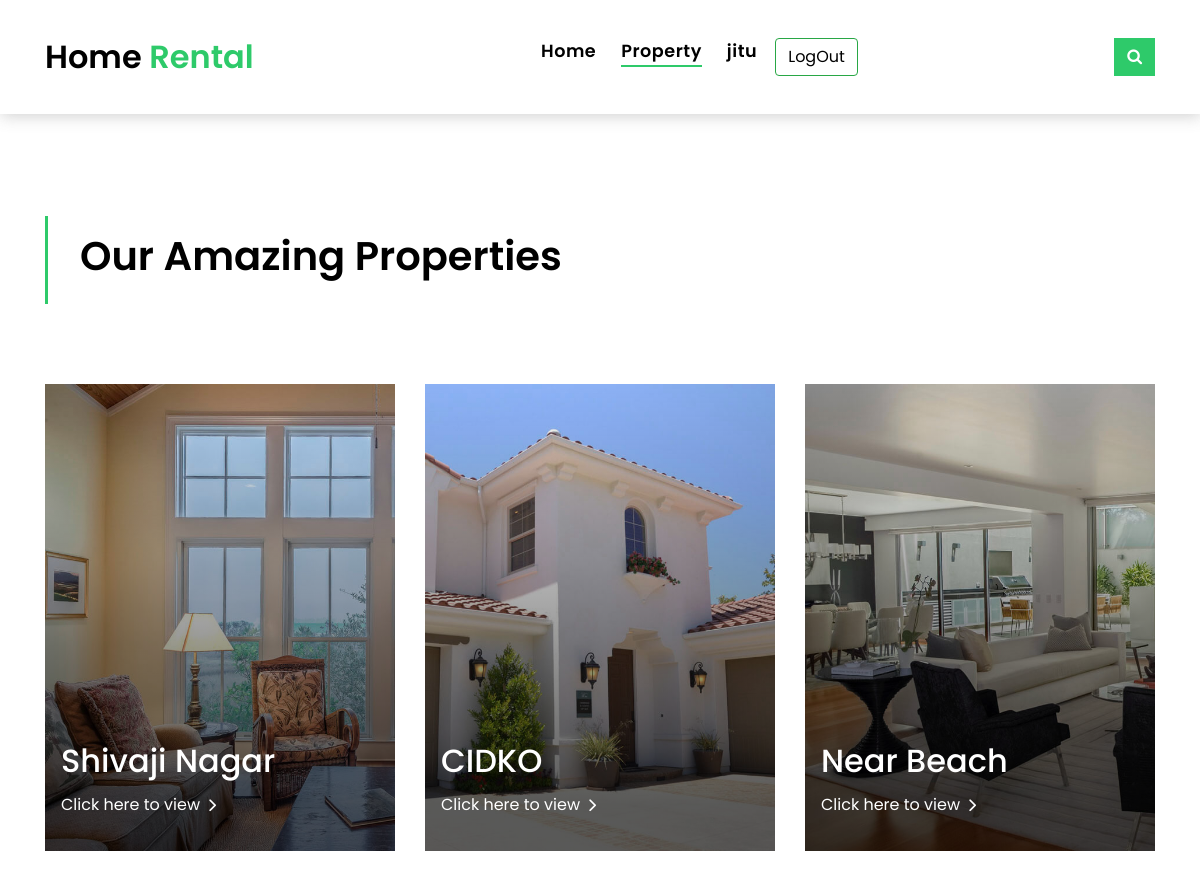
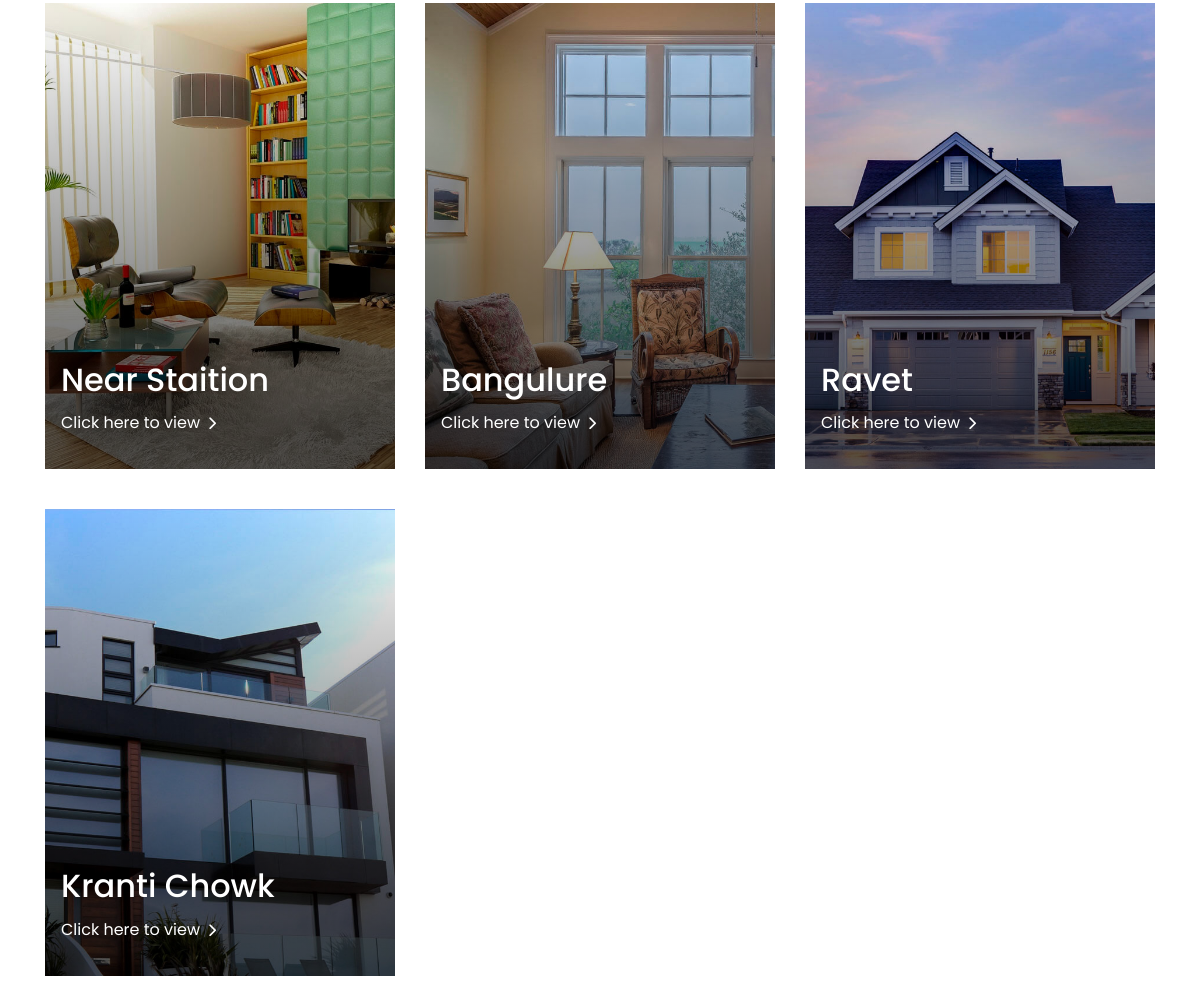
Page /Property/seeproperty (signed in) on the committed database (2 pictures, top to bottom).
### Property/models.py (models this page shows)
class property(models.Model):
    property_owner=models.ForeignKey(User,on_delete=models.CASCADE)
    p_dp=models.ImageField(upload_to="Property_dp",default="Media/home.png")
    area=models.IntegerField(max_length=5)
    room=models.IntegerField(max_length=2)
    city=models.CharField(max_length=25)
    location=models.CharField(max_length=25)
    about_property=models.CharField(max_length=100)
    type=models.CharField(max_length=20)
    status=models.BooleanField(default=False)
    price=models.IntegerField(blank=True,default=0)

### Property/views.py (the view)
# urls.py: path('/seeproperty',views.seeproperty,name="seeproperty"),
def seeproperty(request):
    data = property.objects.all()
    print(data)
    print(type(data[0].id))
    return render(request,'property-grid.html',{'data':data})

### Templates/property-grid.html (shortened to what this page needs)
{% extends 'base.html' %}
{% block content %}
<!DOCTYPE html>
<html lang="en">
<head>
  <link href="../Static/vendor/bootstrap/css/bootstrap.min.css" rel="stylesheet">
  <link href="../Static/vendor/ionicons/css/ionicons.min.css" rel="stylesheet">
  <link href="../Static/vendor/animate.css/animate.min.css" rel="stylesheet">
  <link href="../Static/vendor/font-awesome/css/font-awesome.min.css" rel="stylesheet">
  <link href="../Static/vendor/owl.carousel/assets/owl.carousel.min.css" rel="stylesheet">
  <link href="../Static/css/style.css" rel="stylesheet">1
</head>
<body>
  <main id="main">
    <section class="intro-single">
      <div class="container">
        <div class="row">
          <div class="col-md-12 col-lg-8">
            <div class="title-single-box">
              <h1 class="title-single">Our Amazing Properties</h1>
            </div>
          </div>
        </div>
      </div>
    </section>
    <section class="property-grid grid">
      <div class="container">
        <div class="row">
          <div class="col-sm-12">
          </div>
          {%for data in data%}
          <div class="col-md-4">
            <div class="card-box-a card-shadow">
              <div class="img-box-a">
                <img src="{{data.p_dp.url}}" alt="" class="img-a img-fluid img-size">
              </div>
              <div class="card-overlay">
                <div class="card-overlay-a-content">
                  <div class="card-header-a">
                    <h2 class="card-title-a">
                      <a href="#">{{data.location}}</a>
                    </h2>
                  </div>
                  <div class="card-body-a">
                    <a href="{% url 'home_review' data.id %}" class="link-a">Click here to view
                      <span class="ion-ios-arrow-forward"></span>
                    </a>
                  </div>
                </div>
              </div>
            </div>
          </div>
          {%endfor%}
        </div>
      </div>
    </section>
  </main>
</body>
</html>
{% endblock %}

### Templates/base.html (shortened to what this page needs)
<!DOCTYPE html>
<html lang="en">
<head>
  <link href="../Static/vendor/bootstrap/css/bootstrap.min.css" rel="stylesheet">
  <link href="../Static/vendor/ionicons/css/ionicons.min.css" rel="stylesheet">
  <link href="../Static/vendor/animate.css/animate.min.css" rel="stylesheet">
  <link href="../Static/vendor/font-awesome/css/font-awesome.min.css" rel="stylesheet">
  <link href="../Static/vendor/owl.carousel/assets/owl.carousel.min.css" rel="stylesheet">
  <link href="../Static/css/style.css" rel="stylesheet">
</head>
<body>
  <nav class="navbar navbar-default navbar-trans navbar-expand-lg fixed-top">
    <div class="container">
      <a class="navbar-brand text-brand" href="../">Home<span class="color-b"> Rental </span></a>
      <div class="navbar-collapse collapse justify-content-center" id="navbarDefault">
        <ul class="navbar-nav">
          <li class="nav-item">
            <a class="nav-link" href="../">Home</a>
          </li>
          <li class="nav-item">
            <a class="nav-link active" href=seeproperty>Property</a>
          </li>
          {% if user.is_authenticated %}
          <li class="nav-item">
            <a class="nav-link" href="profile">{{request.user}}</a>
          </li>
          <button class="btn btn-outline-success my-2 ml-2" type="button"><a href="logout">
            LogOut</a>
          </button>
           {% else %}
          <button class="btn btn-outline-success my-2 ml-2" type="button"  data-toggle="modal" data-target="#login">
            Login
          </button>
          <button type="button" class="btn btn-outline-success my-2 ml-2"  data-toggle="modal" data-target="#signin">Create New Account </button>
          {% endif %}
        </ul>
      </div>
      <button type="button" class="btn btn-b-n navbar-toggle-box-collapse d-none d-md-block" data-toggle="collapse" data-target="#navbarTogglerDemo01" aria-expanded="false">
        <span class="fa fa-search" aria-hidden="true"></span>
      </button>
    </div>
  </nav>
{% block content %}
{% endblock %}
</body>
</html>

### rows in the picture
property: p_dp (picture), location "Shivaji Nagar"
property: p_dp (picture), location "CIDKO"
property: p_dp (picture), location "Near Beach"
property: p_dp (picture), location "Near Staition"
property: p_dp (picture), location "Bangulure"
property: p_dp (picture), location "Ravet"
property: p_dp (picture), location "Kranti Chowk"

### other values in the picture
{{ request.user }} "jitu"
